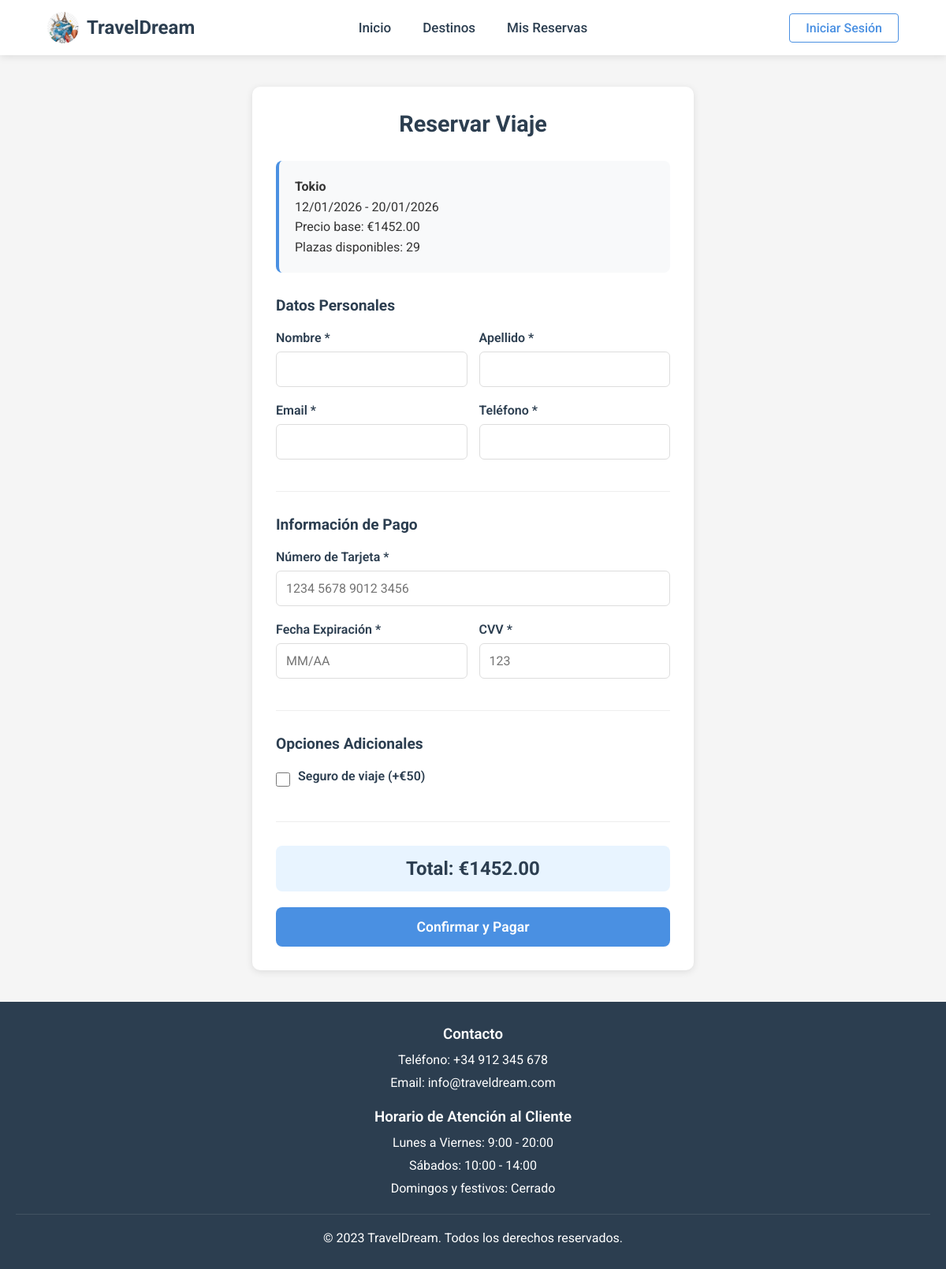
/reservar/1, run on the app's committed database.
### appAgenciaDjango/models.py (models this page shows, shortened)
class Viaje(models.Model):
    viajeID = models.AutoField(primary_key=True)
    destino = models.ForeignKey(Destino, on_delete=models.CASCADE)
    precio = models.DecimalField(max_digits=10, decimal_places=2)
    fecha_salida = models.DateField()
    fecha_regreso = models.DateField()
    plazas_totales = models.IntegerField()
    def calcular_plazas_disponibles(self):
        reservas_count = Reserva.objects.filter(viajeID=self.viajeID).count()
        return self.plazas_totales - reservas_count

class Destino(models.Model):
    destinoID = models.AutoField(primary_key=True)
    nombre = models.CharField(max_length=100)
    descripcion = models.TextField()
    pais = models.CharField(max_length=100)
    moneda = models.CharField(max_length=50)

### appAgenciaDjango/views.py (the view)
# urls.py: path('reservar/<str:viaje_id>', views.formulario_reserva, name='ver_reserva'),
def formulario_reserva(request, viaje_id):
    viaje = Viaje.objects.get(viajeID=viaje_id)
    return render(request, 'reservar.html', {
        'viaje': viaje
    })

### appAgenciaDjango/templates/reservar.html (shortened to what this page needs)
{% extends 'base.html' %}
{% load static %}
{% block extra_css %}
<link rel="stylesheet" href="{% static 'css/reservar.css' %}?v=1.3">
{% endblock %}
{% block contenido %}
<div class="container">
    <div class="card">
        <h2 class="title">Reservar Viaje</h2>
        <div class="info">
            <strong>{{ viaje.destino.nombre }}</strong><br>
            {{ viaje.fecha_salida|date:"d/m/Y" }} - {{ viaje.fecha_regreso|date:"d/m/Y" }}<br>
            Precio base: €{{ viaje.precio }}<br>
            Plazas disponibles: {{ viaje.calcular_plazas_disponibles}}
        </div>
        <form method="POST" action="{% url 'confirmar_reserva' viaje.viajeID %}">
            <div class="form-section">
                <h3>Datos Personales</h3>
                <div class="form-row">
                    <div class="form-group">
                        <label>Nombre *</label>
                        <input type="text" id="nombre" name="nombre" required>
                    </div>
                    <div class="form-group">
                        <label>Apellido *</label>
                        <input type="text" id="apellido" name="apellido" required>
                    </div>
                </div>
                <div class="form-row">
                    <div class="form-group">
                        <label>Email *</label>
                        <input type="email" id= "email" name="email" required>
                    </div>
                    <div class="form-group">
                        <label>Teléfono *</label>
                        <input type="tel" id = "telefono" name="telefono" required>
                    </div>
                </div>
            </div>
            <div class="form-section">
                <h3>Información de Pago</h3>
                <div class="form-group">
                    <label>Número de Tarjeta *</label>
                    <input type="text" id="cc_numero" name="cc_numero" placeholder="1234 5678 9012 3456" required maxlength="19">
                </div>
                <div class="form-row">
                    <div class="form-group">
                        <label>Fecha Expiración *</label>
                        <input type="text" id="cc_expiracion" name="cc_expiracion" placeholder="MM/AA" required maxlength="5">
                    </div>
                    <div class="form-group">
                        <label>CVV *</label>
                        <input type="text" id ="cc_cvv" name="cc_cvv" placeholder="123" required maxlength="3">
                    </div>
                </div>
            </div>
            <div class="form-section">
                <h3>Opciones Adicionales</h3>
                <div class="form-group">
                    <div class="checkbox">
                        <input type="checkbox" name="seguro_viaje" id="seguro">
                        <label for="seguro">Seguro de viaje (+€50)</label>
                    </div>
                </div>
            </div>
            <div class="total-section">
                <div class="total">
                    Total: €<span id="total">{{ viaje.precio }}</span>
                </div>
                {% if viaje.calcular_plazas_disponibles > 0 %}
                    <button type="submit" class="btn">Confirmar y Pagar</button>
                {% else %}
                    <div class="error">No hay plazas disponibles</div>
                {% endif %}
            </div>
        </form>
    </div>
</div>
{% endblock %}

### appAgenciaDjango/static/css/base.css (style rules this page uses)
* { margin: 0; padding: 0; box-sizing: border-box; font-family: 'Roboto', 'Segoe UI', Tahoma, Geneva, Verdana, sans-serif; }
body { background-color: #f5f5f5; color: #333; display: flex; flex-direction: column; min-height: 100vh; }

### appAgenciaDjango/static/css/reservar.css (style rules this page uses)
.container { max-width: 600px; margin: 20px auto; padding: 20px; }
.card { background: white; padding: 30px; border-radius: 10px; box-shadow: 0 2px 10px rgba(0,0,0,0.1); }
.title { text-align: center; color: #2c3e50; margin-bottom: 30px; font-size: 1.8rem; }
.info { background: #f8f9fa; padding: 20px; margin-bottom: 30px; border-radius: 8px; border-left: 4px solid #4a90e2; line-height: 1.6; }
.form-section { margin-bottom: 30px; padding-bottom: 20px; border-bottom: 1px solid #eee; }
.form-section h3 { color: #2c3e50; margin-bottom: 20px; font-size: 1.2rem; }
.form-row { display: grid; grid-template-columns: 1fr 1fr; gap: 15px; }
.form-group { margin-bottom: 20px; }
label { display: block; margin-bottom: 8px; font-weight: 600; color: #2c3e50; }
input, select { width: 100%; padding: 12px; border: 1px solid #ddd; border-radius: 6px; font-size: 1rem; transition: border-color 0.3s; box-sizing: border-box; }
.checkbox { display: flex; align-items: center; gap: 10px; }
.checkbox input[type="checkbox"] { width: 18px; height: 18px; margin: 0; }
.total-section { text-align: center; margin-top: 30px; }
.total { font-size: 1.5rem; font-weight: bold; color: #2c3e50; margin-bottom: 20px; padding: 15px; background: #e8f4ff; border-radius: 8px; }
.btn { width: 100%; padding: 15px; background: #4a90e2; color: white; border: none; border-radius: 8px; font-size: 1.1rem; font-weight: 600; cursor: pointer; transition: all 0.3s; }

### data on the page
Viaje: destino.nombre "Tokio", fecha_salida "12/01/2026", fecha_regreso "20/01/2026", precio "1452.00", calcular_plazas_disponibles "29"
